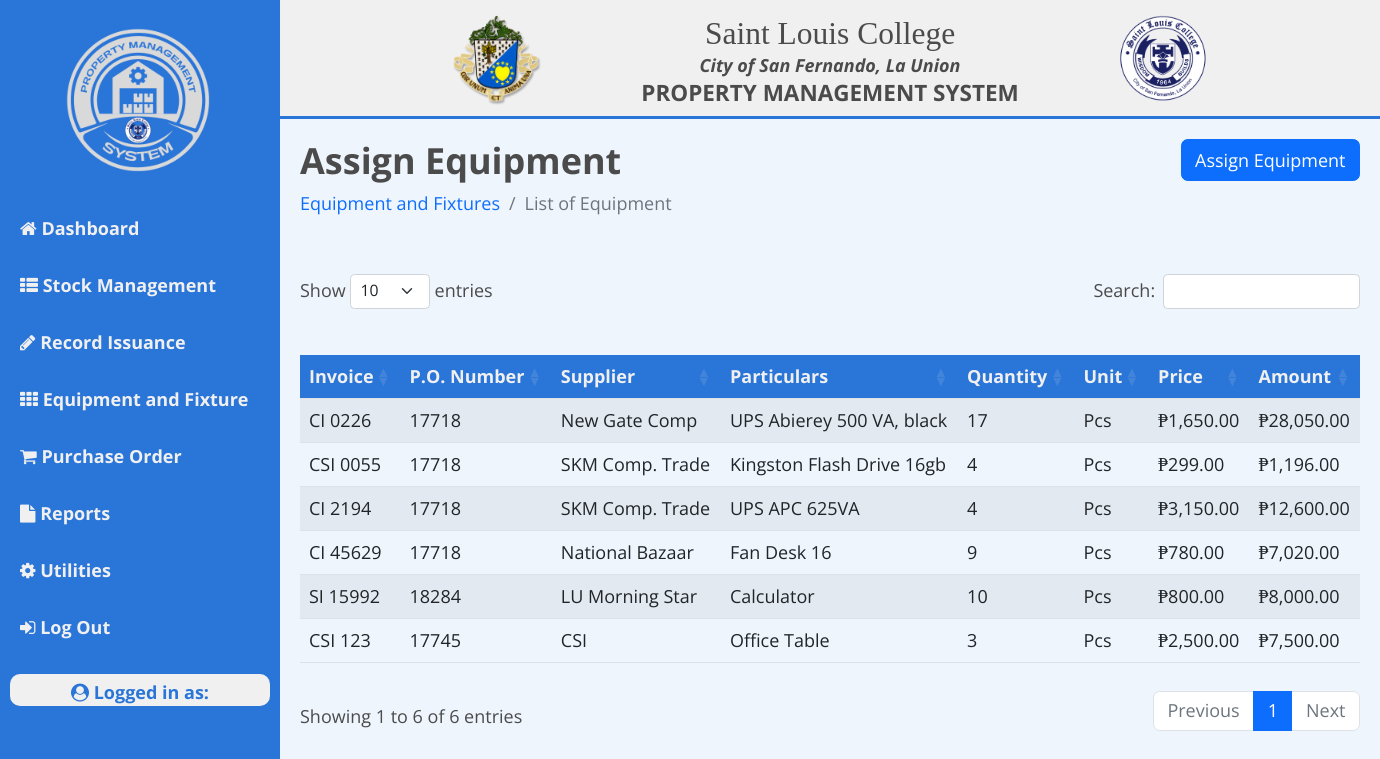
Page /pmo/equipment-fixtures/assign-equipment/assign-item.php on the committed database.
### tables this page shows
CREATE TABLE `tbl_inventory` (
  `id` int(11) NOT NULL AUTO_INCREMENT,
  `mr_no` int(255) NOT NULL,
  `invoice` varchar(255) NOT NULL,
  `po` int(255) NOT NULL,
  `particulars` varchar(255) NOT NULL,
  `supplier` varchar(255) NOT NULL,
  `date` date NOT NULL,
  `quantity` int(255) NOT NULL,
  `unit` varchar(255) NOT NULL,
  `price` float NOT NULL,
  `locID` int(255) NOT NULL,
  `locations` varchar(255) NOT NULL DEFAULT 'Not Assigned',
  `recipient` varchar(255) NOT NULL,
  `status` varchar(255) NOT NULL DEFAULT 'OK',
  `date_moved` date DEFAULT NULL,
  PRIMARY KEY (`id`)
);

### pmo/equipment-fixtures/assign-equipment/assign-item.php (the view, shortened to what this page needs)
<!DOCTYPE html>
<html lang="en">
<?php include '../../../head.php'; ?>
<body>
<?php
require '../../../config.php';
?>
<div class="wrapper">
<?php include '../../pmo-nav.php'; ?>
    <div class="main_content">
    <?php include '../../../navbar.php'; ?>
        <div class="info">
            <div class="page-title">
                <div class="row" style="display: flex;">
                    <div class="col-6 md-6 order-md-1 order-first">
                        <h2>Assign Equipment</h2>
                        <nav aria-label="breadcrumb">
                            <ol class="breadcrumb">
                                <li class="breadcrumb-item text-primary">Equipment and Fixtures</li>
                                <li class="breadcrumb-item active" aria-current="page">List of Equipment</li>
                            </ol>
                        </nav>
                    </div>
                    <div class="col-6 md-6 order-md-2 order-last">
                        <a href="multi-assign.php" role="button" type="button" class="btn btn-primary float-end">Assign Equipment</a>
                    </div>
                </div>
            </div>
            <div class="table-responsive text-nowrap">
                <table id="example" class="table table-striped " style="width:100%;">
                    <thead>
                        <tr>
                            <th>Invoice</th>
                            <th>P.O. Number</th>
                            <th>Supplier</th>
                            <th>Particulars</th>
                            <th>Quantity</th>
                            <th>Unit</th>
                            <th>Price</th>
                            <th>Amount</th>
                        </tr>
                    </thead>
                    <tbody>
                    <?php
                        $query = "SELECT *, quantity*price AS amount  FROM tbl_inventory WHERE locID = '' AND recipient = '' AND status = 'OK'";
                        $result = mysqli_query($conn, $query);
                        if(mysqli_num_rows($result) > 0):
                            foreach($result as $inventory){
                    ?>
                        <tr>
                            <td><?= $inventory['invoice']; ?></td>
                            <td><?= $inventory['po'];?></td>
                            <td><?= $inventory['supplier'];?></td>
                            <td><?= $inventory['particulars']; ?></td>
                            <td><?= $inventory['quantity']; ?></td>
                            <td><?= $inventory['unit']; ?></td>
                            <td>₱<?= number_format((float)$inventory['price'], 2, '.', ','); ?></td>
                            <td>₱<?= number_format((float)$inventory['amount'], 2, '.', ','); ?></td>
                        </tr>
                    <?php
                        }
                    endif;
                    ?>
                    </tbody>
                </table>
            </div>
        </div>
    </div>
</div>
  </body>
</html>

### assets/css/styles.css (style rules this page uses)
* { margin: 0; padding: 0; box-sizing: border-box; list-style: none; font-family: 'Open Sans'; font-size: 18px; }
body { background-color: #eef5fd; }
.wrapper { display: flex; position: relative; }
.wrapper .main_content { width: 100%; margin-left: 280px; }
.wrapper .main_content .info { margin: 20px; color: #4b4b4b; line-height: 25px; }
.wrapper .main_content .info .page-title h2 { font-weight: bolder; }
.wrapper .main_content .info div { margin-bottom: 20px; }
#example thead { background-color: #2a75d8; color: #f0f0f0; }

### rows in the picture
tbl_inventory: invoice "CI 0226", po "17718", supplier "New Gate Comp", particulars "UPS Abierey 500 VA, black", quantity "17", unit "Pcs", price "1,650.00", amount "28,050.00"
tbl_inventory: invoice "CSI 0055", po "17718", supplier "SKM Comp. Trade", particulars "Kingston Flash Drive 16gb", quantity "4", unit "Pcs", price "299.00", amount "1,196.00"
tbl_inventory: invoice "CI 2194", po "17718", supplier "SKM Comp. Trade", particulars "UPS APC 625VA", quantity "4", unit "Pcs", price "3,150.00", amount "12,600.00"
tbl_inventory: invoice "CI 45629", po "17718", supplier "National Bazaar", particulars "Fan Desk 16", quantity "9", unit "Pcs", price "780.00", amount "7,020.00"
tbl_inventory: invoice "SI 15992", po "18284", supplier "LU Morning Star", particulars "Calculator", quantity "10", unit "Pcs", price "800.00", amount "8,000.00"
tbl_inventory: invoice "CSI 123", po "17745", supplier "CSI", particulars "Office Table", quantity "3", unit "Pcs", price "2,500.00", amount "7,500.00"
